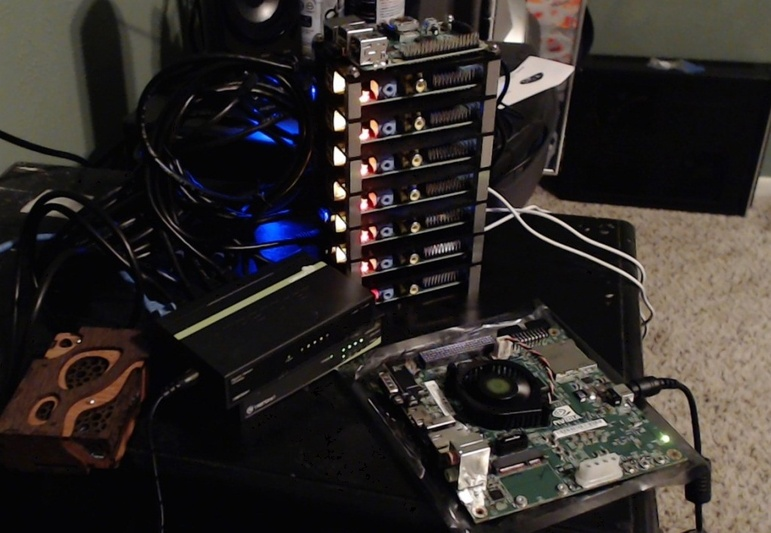
#> input picture P#9/EXAMPLE.jpg, 771 x 533 px, shrunk from 1018 x 703 before the run
$ python 'P#9.py'
#> lines starting #> are read from the running program, lines starting #| are printed output that depends on the picture; pictures that were not available may be replaced by others from this repository, and a replacement may not be noted
import cv2
import numpy as np
#cargar imagen
img_rgb = cv2.imread('EXAMPLE.jpg')
#> img_rgb is the input picture: shape (533, 771, 3); mean B, G, R 40.7, 43.2, 48.1
#Convertir a grises
img_gray = cv2.cvtColor(img_rgb, cv2.COLOR_BGR2GRAY)
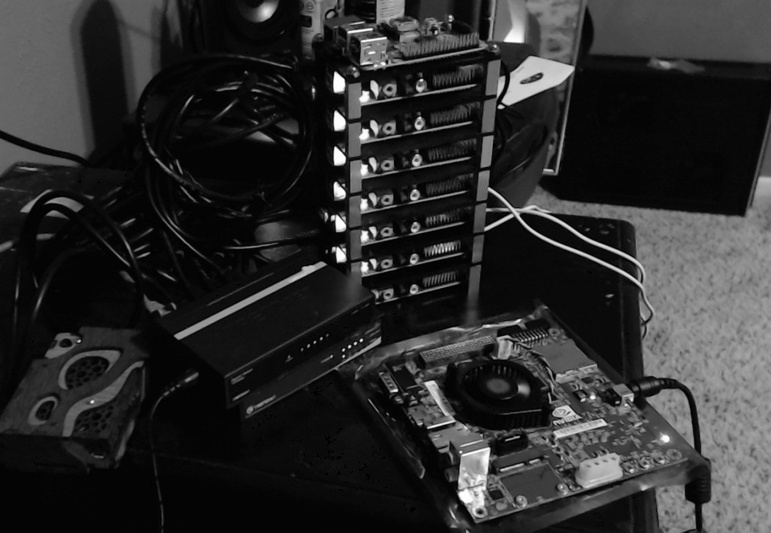
#> img_gray: shape (533, 771); min 0, max 255, mean 44.4
#Cargar plantilla
template = cv2.imread('TTTemplate.jpg',0)
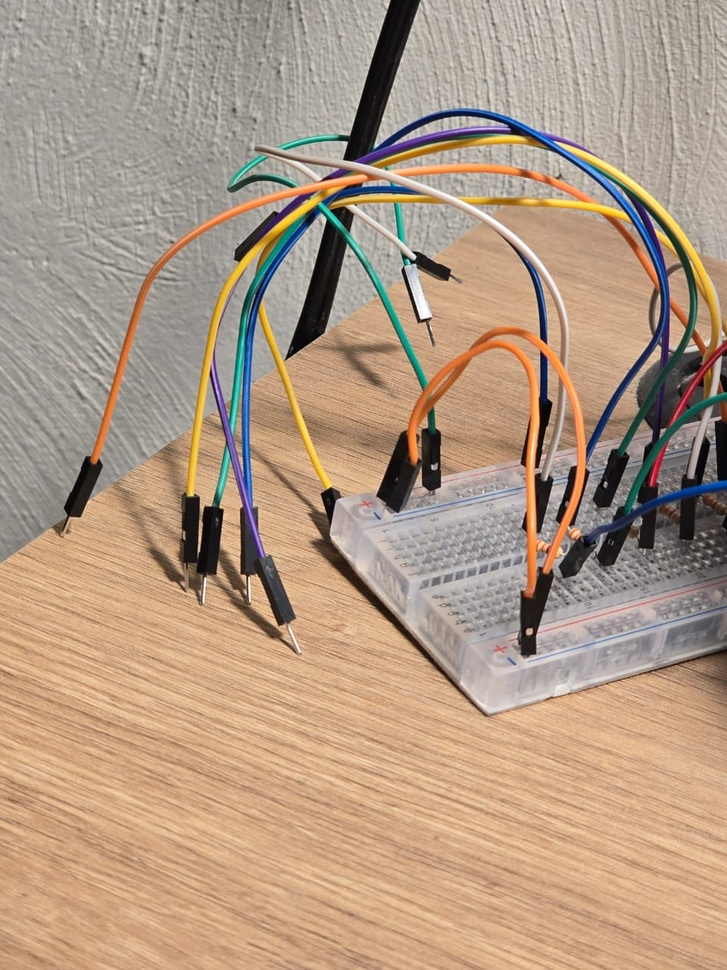
#> input picture P#9/JUMPERS.jpg, 727 x 970 px, shrunk from 960 x 1280 before the run, given in place of TTTemplate.jpg, which was not available
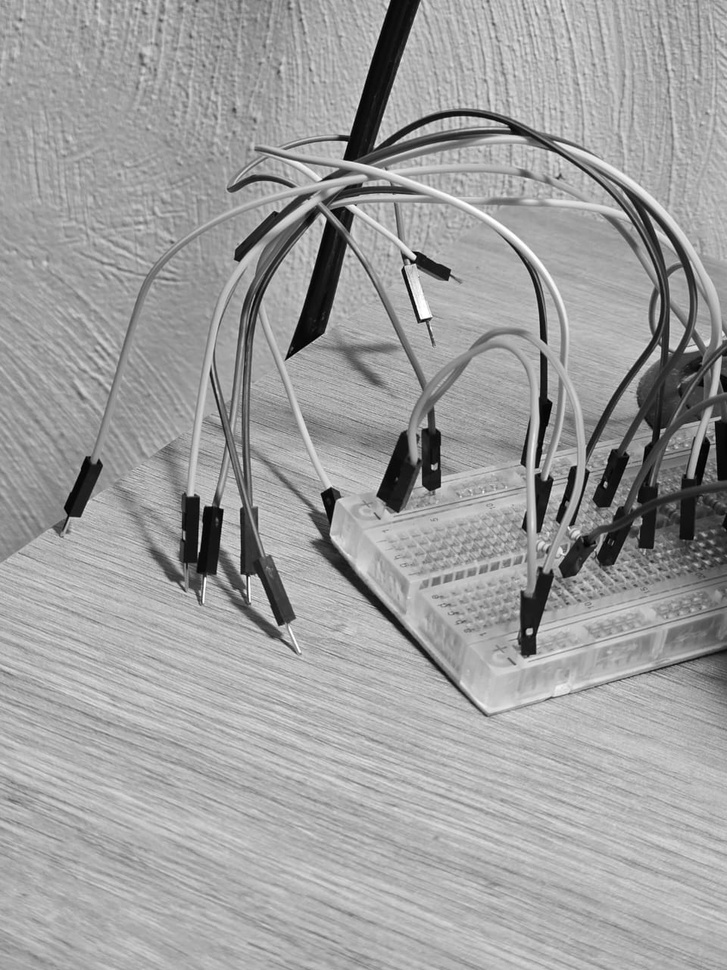
#> template: shape (970, 727); min 0, max 255, mean 158.3
#Tamaño de plantilla y propiedades
w, h = template.shape[::-1]
#> w = 727; h = 970

#Procesamiento y deteccion de las similitudes en objetos
#> (the run stopped early here; a loop or call above may not have finished)
